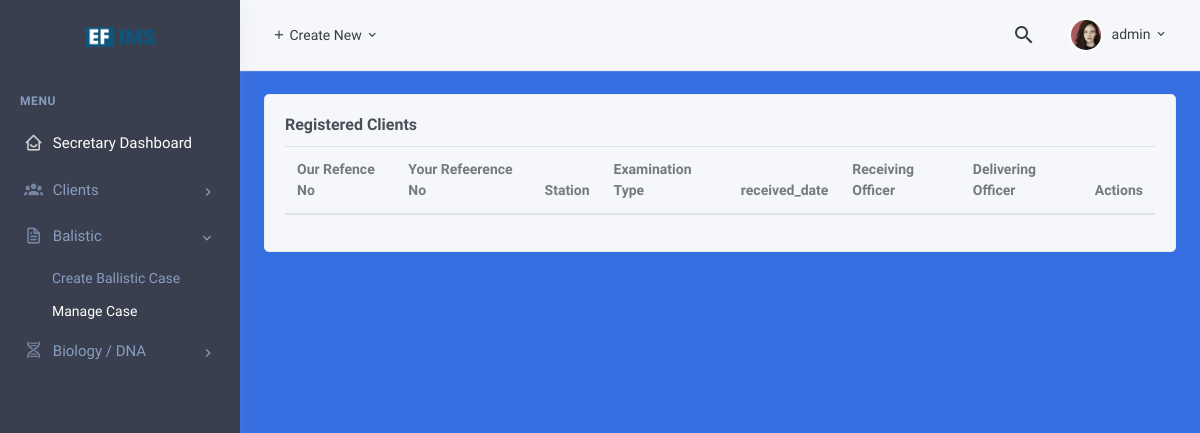
Page /ballistic/ (signed in) on the earlier database version.
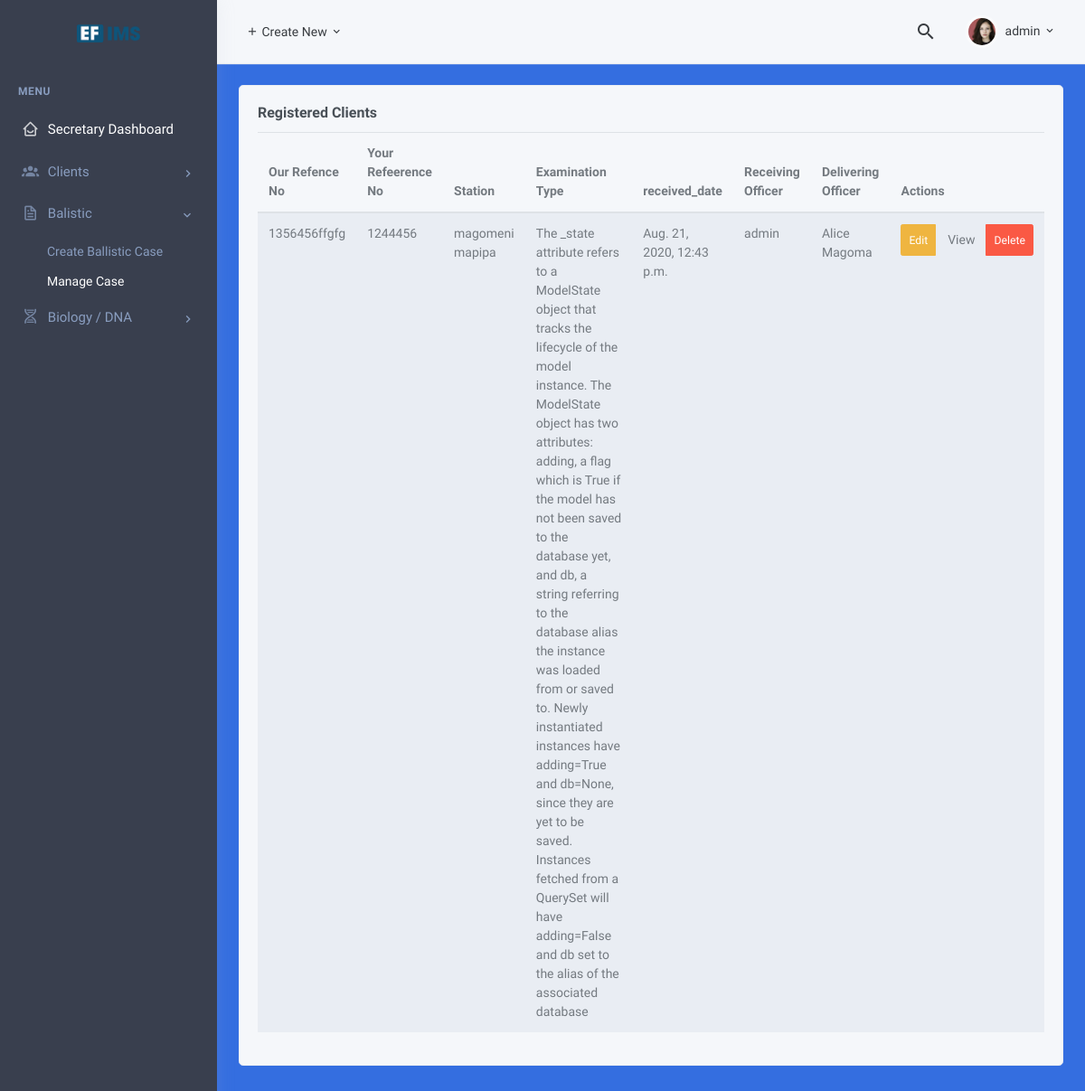
Same page on the later database version.
### balistic/models.py (models this page shows, shortened)
class Ballistic(models.Model):
    ourref = models.CharField(verbose_name="Our REF", max_length=100,unique=True,null=False)
    yourref = models.CharField(verbose_name="Your REF", max_length=100,unique=True,null=False)
    station = models.CharField(help_text="Enter Police Station", max_length=160,null=False,blank=False,verbose_name="Police Station")
    article = models.TextField(verbose_name="Article or Exhibits Received")
    examination = models.TextField(verbose_name="Type of Examination")
    addition = models.TextField(verbose_name="Addition Information")
    received_date = models.DateTimeField(verbose_name="Date Received", auto_now=True, auto_now_add=False)
    receicer = models.ForeignKey('auth.User',on_delete=models.CASCADE,related_name="receiver",verbose_name="receiving officer")
    deliver = models.ForeignKey(Client,on_delete=models.CASCADE,related_name="deliver",verbose_name="delivering officer")
    class Meta:
        verbose_name = 'Ballistic'
        verbose_name_plural = 'Ballistics'
    def get_absolute_url(self):
        from django.urls import reverse
        return reverse('ballistic:details', args=[str(self.id)])

### pages/models.py (models this page shows, shortened)
class Client(models.Model):
    ir = models.CharField(help_text="Enter IR", max_length=160,null=False,blank=False, verbose_name="IR")
    casetype = models.CharField(help_text="Enter Case Type", max_length=160,null=False,blank=False,verbose_name="Case Type")
    status = models.CharField(help_text="Enter Exhibit Type or Status", max_length=160,null=False,blank=False,verbose_name="Exhibit Type or Status")
    region = models.CharField(help_text="Enter Region or region", max_length=160,null=False,blank=False,verbose_name="Region or District")
    client = models.CharField(help_text="Enter Clients Name", max_length=160,null=False,blank=False,verbose_name="Client Name")
    class Meta:
        verbose_name = 'Client'
        verbose_name_plural = 'Clients'
    def __str__(self):
        return self.client

### balistic/views.py (the view)
# urls.py: path('', views.BallisticListView.as_view(), name='list'),
class BallisticListView(LoginRequiredMixin,ListView):
    context_object_name = 'cases'
    model = Ballistic
    template_name = "ballistic/list.html"

### template/ballistic/list.html
{% extends 'ballistic/base.html' %}
{% load static %}
{% block content %}
<div id="layout-wrapper">
    {% include 'include/navbar.html' %}
    <div class="main-content">
        <div class="page-content">
            <div class="container-fluid">
                <div class="row">
                    <div class="col-xl-12">
                        <div class="card">
                            <div class="card-body">
                                <h4 class="card-title">
                                    Registered Clients
                                </h4>
                                <table id="datatable-buttons" class="table table-striped dt-responsive nowrap">
                                    <thead>
                                        <tr>
                                            <th>Our Refence No</th>
                                            <th>Your Refeerence No</th>
                                            <th>Station</th>
                                            <th>Examination Type</th>
                                            <th>received_date </th>
                                            <th>Receiving Officer</th>
                                            <th>Delivering Officer</th>
                                            <th>Actions</th>
                                        </tr>
                                    </thead>
                                    <tbody>
                                        {% for ballistic in cases %}
                                        <tr>
                                            <td>{{ ballistic.ourref }}</td>
                                            <td>{{ ballistic.yourref }}</td>
                                            <td>{{ ballistic.station }}</td>
                                            <td>{{ballistic.examination}}</td>
                                            <td>{{ballistic.received_date}}</td>
                                            <td>{{ballistic.receicer}}</td>
                                            <td>{{ballistic.deliver}}</td>
                                            <td>
                                                <div class="btn-group btn-group-sm" role="group" aria-label="Small button group">
                                                    <button type="button" class="btn btn-warning waves-effect waves-light">Edit</button>
                                                    <a href="{{ ballistic.get_absolute_url }}"><button type="button" class="btn btn-sucess waves-effect waves-light">View</button></a>
                                                    <button type="button" class="btn btn-danger waves-effect waves-light">Delete</button>
                                                </div>
                                            </td>
                                        </tr>
                                        {% endfor %}
                                    </tbody>
                                </table>
                            </div>
                        </div>
                    </div>
                </div>
            </div>
        </div>
    </div>
</div>
{% endblock content %}

Differences in the rows shown:
added Ballistic: ourref "1356456ffgfg", yourref "1244456", station "magomeni mapipa", examination "The _state attribute refers to a ModelState object that tracks the lifecycle of the model instance. The ModelState object has two attributes: adding, a flag which is True if the model has not been saved to the database yet, and db, a string referring to the database alias the instance was loaded from or saved to. Newly instantiated instances have adding=True and db=None, since they are yet to be saved. Instances fetched from a QuerySet will have adding=False and db set to the alias of the associated database", received_date "Aug. 21, 2020, 12:43 p.m.", receicer "admin", deliver "Alice Magoma"
